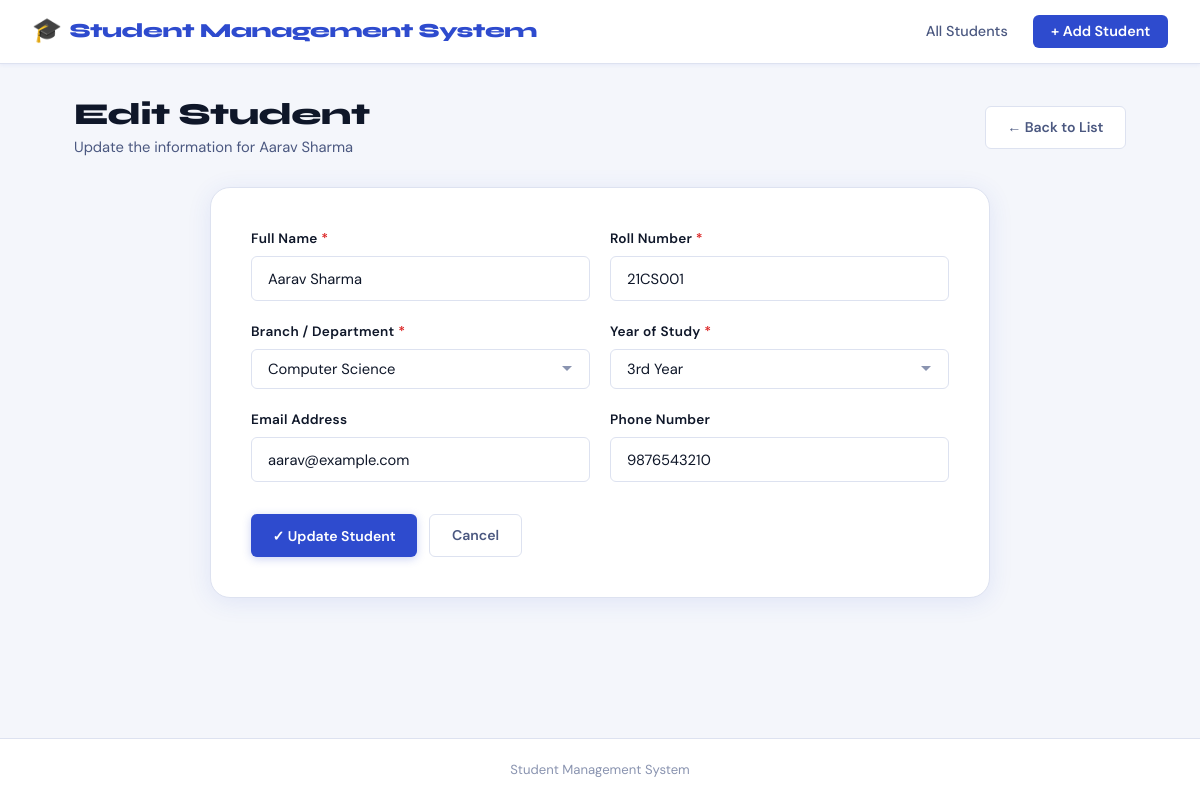
Page /edit/2 on the committed database.
### tables this page shows
CREATE TABLE students (
    id INTEGER PRIMARY KEY AUTOINCREMENT,
    name TEXT,
    roll_no TEXT,
    branch TEXT,
    year TEXT,
    email TEXT,
    phone TEXT
);

### app.py (the view)
@app.route('/edit/<int:id>', methods=['GET', 'POST'])
def edit_student(id):
    conn = get_db_conn()
    student = None
    if conn:
        cursor = conn.cursor()
        if request.method == 'POST':
            name    = request.form['name'].strip()
            roll_no = request.form['roll_no'].strip()
            branch  = request.form['branch'].strip()
            year    = request.form['year'].strip()
            email   = request.form['email'].strip()
            phone   = request.form['phone'].strip()
            try:
                sql = """UPDATE students SET name=?, roll_no=?, branch=?,
                         year=?, email=?, phone=? WHERE id=?"""
                cursor.execute(sql, (name, roll_no, branch, year, email, phone, id))
                conn.commit()
                flash('Student updated successfully!', 'success')
                cursor.close()
                conn.close()
                return redirect(url_for('index'))
            except Exception as e:
                flash(f'Exception updating student: {e}', 'Exception')
        else:
            cursor.execute("SELECT * FROM students WHERE id = ?", (id,))
            student = cursor.fetchone()
        cursor.close()
        conn.close()
    return render_template('edit_student.html', student=student)

### app.py (called while the page is built)
def get_db_conn():
    conn = sqlite3.connect('students.db')
    conn.row_factory = sqlite3.Row
    return conn

### templates/edit_student.html (shortened to what this page needs)
{% extends 'base.html' %}
{% block content %}
<div class="page-header">
    <div class="page-header-text">
        <h1 class="page-title">Edit Student</h1>
        <p class="page-subtitle">Update the information for {{ student.name }}</p>
    </div>
    <a href="{{ url_for('index') }}" class="btn btn-outline">← Back to List</a>
</div>
<div class="form-container">
    {% if student %}
    <form method="POST" action="{{ url_for('edit_student', id=student.id) }}" class="student-form">
        <div class="form-grid">
            <div class="form-group">
                <label for="name" class="form-label">Full Name <span class="required">*</span></label>
                <input
                    type="text"
                    id="name"
                    name="name"
                    class="form-input"
                    value="{{ student.name }}"
                    required>
            </div>
            <div class="form-group">
                <label for="roll_no" class="form-label">Roll Number <span class="required">*</span></label>
                <input
                    type="text"
                    id="roll_no"
                    name="roll_no"
                    class="form-input"
                    value="{{ student.roll_no }}"
                    required>
            </div>
            <div class="form-group">
                <label for="branch" class="form-label">Branch / Department <span class="required">*</span></label>
                <select id="branch" name="branch" class="form-input" required>
                    {% for branch_option in ['Computer Science', 'Electronics', 'Mechanical Engineering',
                                             'Civil Engineering', 'Electrical Engineering',
                                             'Information Technology', 'Chemical Engineering', 'Biotechnology'] %}
                        <option value="{{ branch_option }}"
                            {% if student.branch == branch_option %}selected{% endif %}>
                            {{ branch_option }}
                        </option>
                    {% endfor %}
                </select>
            </div>
            <div class="form-group">
                <label for="year" class="form-label">Year of Study <span class="required">*</span></label>
                <select id="year" name="year" class="form-input" required>
                    {% for year_option in ['1st Year', '2nd Year', '3rd Year', '4th Year'] %}
                        <option value="{{ year_option }}"
                            {% if student.year == year_option %}selected{% endif %}>
                            {{ year_option }}
                        </option>
                    {% endfor %}
                </select>
            </div>
            <div class="form-group">
                <label for="email" class="form-label">Email Address</label>
                <input
                    type="email"
                    id="email"
                    name="email"
                    class="form-input"
                    value="{{ student.email or '' }}">
            </div>
            <div class="form-group">
                <label for="phone" class="form-label">Phone Number</label>
                <input
                    type="tel"
                    id="phone"
                    name="phone"
                    class="form-input"
                    value="{{ student.phone or '' }}"
                    maxlength="15">
            </div>
        </div>
        <div class="form-actions">
            <button type="submit" class="btn btn-primary">✓ Update Student</button>
            <a href="{{ url_for('index') }}" class="btn btn-outline">Cancel</a>
        </div>
    </form>
    {% endif %}
</div>
{% endblock %}

### static/style.css (style rules this page uses)
:root { --bg: #f4f6fb; --surface: #ffffff; --surface-2: #f0f3fa; --accent: #2e4bce; --accent-dark: #1a3299; --accent-light: #e8edfb; --success: #16a34a; --success-bg: #dcfce7; --danger: #dc2626; --danger-bg: #fee2e2; --warning: #d97706; --text-primary: #0f1729; --text-secondary:#4b5880; --text-muted: #8a94b0; --border: #dde2f0; --border-focus: #2e4bce; --radius-sm: 6px; --radius: 12px; --radius-lg: 20px; --shadow-sm: 0 1px 4px rgba(46,75,206,0.07); --shadow: 0 4px 24px rgba(46,75,206,0.10); --shadow-lg: 0 8px 40px rgba(46,75,206,0.15); --font-display: 'Syne', sans-serif; --font-body: 'DM Sans', sans-serif; --nav-h: 64px; }
*, *::before, *::after { box-sizing: border-box; margin: 0; padding: 0; }
body { font-family: var(--font-body); background: var(--bg); color: var(--text-primary); min-height: 100vh; display: flex; flex-direction: column; font-size: 15px; line-height: 1.6; }
a { text-decoration: none; color: inherit; }
.page-header { display: flex; align-items: center; justify-content: space-between; margin-bottom: 1.75rem; flex-wrap: wrap; gap: 1rem; }
.page-title { font-family: var(--font-display); font-size: 1.9rem; font-weight: 800; color: var(--text-primary); letter-spacing: -0.5px; line-height: 1.2; }
.page-subtitle { color: var(--text-secondary); font-size: 0.92rem; margin-top: 0.2rem; }
.btn { display: inline-flex; align-items: center; gap: 0.4rem; padding: 0.6rem 1.35rem; border-radius: var(--radius-sm); font-weight: 600; font-size: 0.88rem; cursor: pointer; border: none; transition: all 0.2s; font-family: var(--font-body); white-space: nowrap; }
.btn-primary { background: var(--accent); color: #fff; box-shadow: 0 2px 8px rgba(46,75,206,0.25); }
.btn-outline { background: var(--surface); color: var(--text-secondary); border: 1.5px solid var(--border); }
.form-container { background: var(--surface); border-radius: var(--radius-lg); box-shadow: var(--shadow); padding: 2.5rem; border: 1.5px solid var(--border); max-width: 780px; margin: 0 auto; }
.form-grid { display: grid; grid-template-columns: 1fr 1fr; gap: 1.25rem; }
.form-group { display: flex; flex-direction: column; gap: 0.4rem; }
.form-label { font-weight: 600; font-size: 0.85rem; color: var(--text-primary); letter-spacing: 0.02em; }
.required { color: var(--danger); }
.form-input { padding: 0.7rem 1rem; border: 1.5px solid var(--border); border-radius: var(--radius-sm); font-size: 0.92rem; font-family: var(--font-body); color: var(--text-primary); background: var(--surface); transition: border-color 0.2s, box-shadow 0.2s; outline: none; width: 100%; appearance: none; }
.form-input::placeholder { color: var(--text-muted); }
select.form-input { background-repeat: no-repeat; background-position: right 1rem center; padding-right: 2.5rem; cursor: pointer; }
.form-actions { display: flex; gap: 0.75rem; margin-top: 2rem; flex-wrap: wrap; }

### rows in the picture
students: name "Aarav Sharma", roll_no "21CS001", branch "Computer Science", year "3rd Year", email "aarav@example.com", phone "9876543210"
